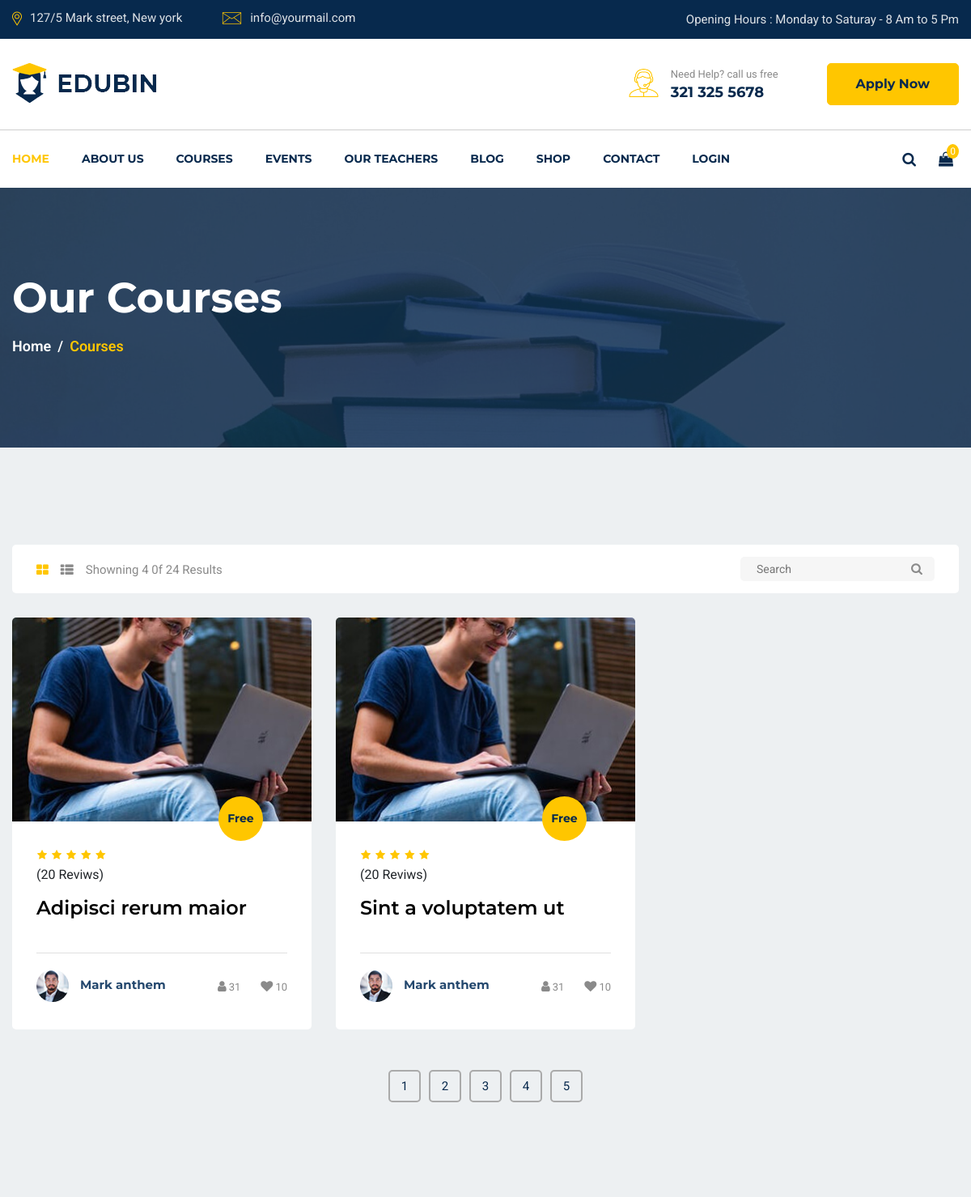
Page /pagination.php (upper part) on the earlier database version.
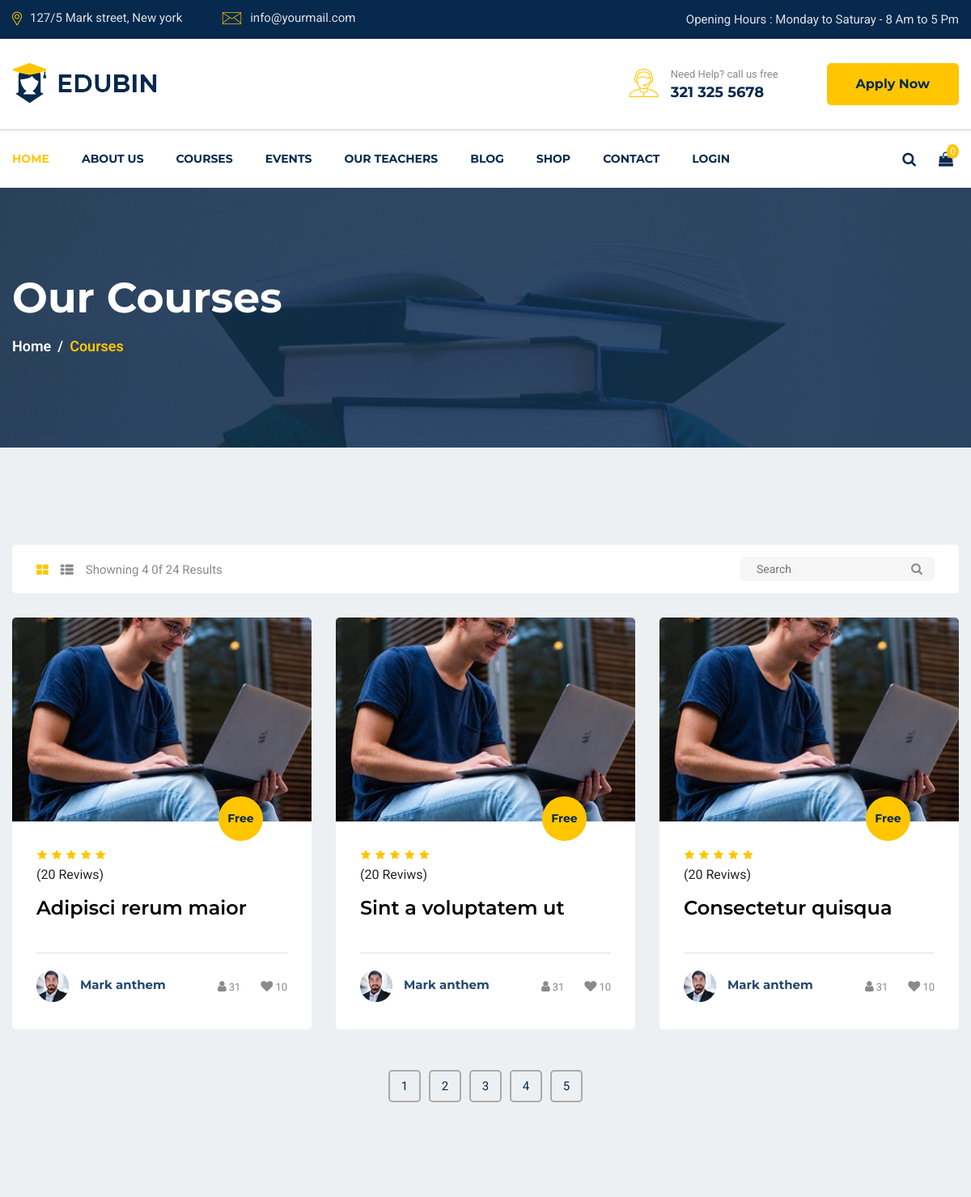
Same page on the later database version.
### tables this page shows
CREATE TABLE `courses` (
  `id` int(10) unsigned NOT NULL AUTO_INCREMENT,
  `user_id` bigint(20) NOT NULL,
  `title` varchar(50) NOT NULL,
  `price` float NOT NULL,
  `description` text DEFAULT NULL,
  `created_at` timestamp NOT NULL DEFAULT current_timestamp(),
  `thubnial` blob DEFAULT NULL,
  PRIMARY KEY (`id`),
  KEY `user_id` (`user_id`),
  CONSTRAINT `courses_ibfk_1` FOREIGN KEY (`user_id`) REFERENCES `login` (`admin_nim`) ON DELETE CASCADE
);

### pagination.php (the view, shortened to what this page needs)
<?php require_once __DIR__ . '../public/ini/header.php'; ?>
<?php require_once __DIR__ . '../public/navbar/navbar.php'; ?>
<section id="page-banner" class="pt-105 pb-110 bg_cover" data-overlay="8" style="background-image: url(../public/images/page-banner-2.jpg)">
    <div class="container">
        <div class="row">
            <div class="col-lg-12">
                <div class="page-banner-cont">
                    <h2>Our Courses</h2>
                    <nav aria-label="breadcrumb">
                        <ol class="breadcrumb">
                            <li class="breadcrumb-item"><a href="#">Home</a></li>
                            <li class="breadcrumb-item active" aria-current="page">Courses</li>
                        </ol>
                    </nav>
                </div>
            </div>
        </div>
    </div>
</section>
<section id="courses-part" class="pt-120 pb-120 gray-bg">
    <div class="container">
        <div class="row">
            <div class="col-lg-12">
                <div class="courses-top-search">
                    <ul class="nav float-left" id="myTab" role="tablist">
                        <li class="nav-item">
                            <a class="active" id="courses-grid-tab" data-toggle="tab" href="#courses-grid" role="tab" aria-controls="courses-grid" aria-selected="true"><i class="fa fa-th-large"></i></a>
                        </li>
                        <li class="nav-item">
                            <a id="courses-list-tab" data-toggle="tab" href="#courses-list" role="tab" aria-controls="courses-list" aria-selected="false"><i class="fa fa-th-list"></i></a>
                        </li>
                        <li class="nav-item">Showning 4 0f 24 Results</li>
                    </ul>
                    <div class="courses-search float-right">
                        <form action="#">
                            <input type="text" placeholder="Search">
                            <button type="button"><i class="fa fa-search"></i></button>
                        </form>
                    </div>
                </div>
            </div>
        </div>
        <div class="tab-content" id="myTabContent">
            <div class="tab-pane fade show active" id="courses-grid" role="tabpanel" aria-labelledby="courses-grid-tab">
                <div class="row">
                    <?php $posts = $db->query("SELECT title, price, description, created_at FROM courses LIMIT 0,3"); ?>
                    <?php foreach ($posts as $item) : ?>
                        <div class="col-lg-4 col-md-6">
                            <div class="singel-course mt-30">
                                <div class="thum">
                                    <div class="image">
                                        <img src="../public/images/course/cu-1.jpg" alt="Course">
                                    </div>
                                    <div class="price">
                                        <span>Free</span>
                                    </div>
                                </div>
                                <div class="cont">
                                    <ul>
                                        <li><i class="fa fa-star"></i></li>
                                        <li><i class="fa fa-star"></i></li>
                                        <li><i class="fa fa-star"></i></li>
                                        <li><i class="fa fa-star"></i></li>
                                        <li><i class="fa fa-star"></i></li>
                                    </ul>
                                    <div>(20 Reviws)</div>
                                    <div>
                                        <a href="courses-singel.php">
                                            <h4><?php echo $item['title']; ?></h4>
                                        </a>
                                    </div>
                                    <div class="course-teacher">
                                        <div class="thum">
                                            <a href="#"><img src="../public/images/course/teacher/t-1.jpg" alt="teacher"></a>
                                        </div>
                                        <div class="name">
                                            <a href="#">
                                                <h6>Mark anthem</h6>
                                            </a>
                                        </div>
                                        <div class="admin">
                                            <ul>
                                                <li><a href="#"><i class="fa fa-user"></i><span>31</span></a></li>
                                                <li><a href="#"><i class="fa fa-heart"></i><span>10</span></a></li>
                                            </ul>
                                        </div>
                                    </div>
                                </div>
                            </div>
                        </div>
                    <?php endforeach; ?>
                </div>
            </div>
        </div>
        <div class="row">
            <div class="col-lg-12">
                <nav class="courses-pagination mt-50">
                    <ul class="pagination justify-content-center">
                        <?php
                        $result_per_page = 5;
                        $posts = $db->query("SELECT * FROM courses");
                        $number_of_result = mysqli_num_rows($posts);
                        if($number_of_result){
                            for ($page = 1; $page <= $result_per_page; $page++) {
                                echo ' <li class="page-item"><a href="pagination.php?page='.$page.'">'.$page.'</a></li>';
                            }
                        }else{
                            echo 'No Post Available';
                        }
                        ?>
                    </ul>
                </nav>
            </div>
        </div>
    </div>
</section>
<?php require_once __DIR__ . '../public/ini/footer.php'; ?>

### public/ini/header.php (shortened to what this page needs)
<!doctype html>
<html lang="en">
<head>
    <link rel="stylesheet" href="">
    <link rel="stylesheet" href="../public/resources/css/slick.css">
    <link rel="stylesheet" href="../public/resources/css/animate.css">
    <link rel="stylesheet" href="../public/resources/css/nice-select.css">
    <link rel="stylesheet" href="../public/resources/css/jquery.nice-number.min.css">
    <link rel="stylesheet" href="../public/resources/css/magnific-popup.css">
    <link rel="stylesheet" href="../public/resources/css/bootstrap.min.css">
    <link rel="stylesheet" href="../public/resources/css/font-awesome.min.css">
    <link rel="stylesheet" href="../public/resources/css/default.css">
    <link rel="stylesheet" href="../public/resources/css/style.css">
    <link rel="stylesheet" href="../public/resources/css/responsive.css">
</head>
<body>

### public/navbar/navbar.php (shortened to what this page needs)
<header id="header-part">
        <div class="header-top d-none d-lg-block">
            <div class="container">
                <div class="row">
                    <div class="col-lg-6">
                        <div class="header-contact text-lg-left text-center">
                            <ul>
                                <li><img src="../public/images/all-icon/map.png" alt="icon"><span>127/5 Mark street, New york</span></li>
                                <li><img src="../public/images/all-icon/email.png" alt="icon"><span>info@yourmail.com</span></li>
                            </ul>
                        </div>
                    </div>
                    <div class="col-lg-6">
                        <div class="header-opening-time text-lg-right text-center">
                            <p>Opening Hours : Monday to Saturay - 8 Am to 5 Pm</p>
                        </div>
                    </div>
                </div>
            </div>
        </div>
        <div class="header-logo-support pt-30 pb-30">
            <div class="container">
                <div class="row">
                    <div class="col-lg-4 col-md-4">
                        <div class="logo">
                            <a href="/">
                                <img src="../public/images/logo.png" alt="Logo">
                            </a>
                        </div>
                    </div>
                    <div class="col-lg-8 col-md-8">
                        <div class="support-button float-right d-none d-md-block">
                            <div class="support float-left">
                                <div class="icon">
                                    <img src="../public/images/all-icon/support.png" alt="icon">
                                </div>
                                <div class="cont">
                                    <p>Need Help? call us free</p>
                                    <span>321 325 5678</span>
                                </div>
                            </div>
                            <div class="button float-left">
                                <a href="#" class="main-btn">Apply Now</a>
                            </div>
                        </div>
                    </div>
                </div>
            </div>
        </div>
        <div class="navigation">
            <div class="container">
                <div class="row">
                    <div class="col-lg-10 col-md-10 col-sm-9 col-8">
                        <nav class="navbar navbar-expand-lg">
                            <div class="collapse navbar-collapse sub-menu-bar" id="navbarSupportedContent">
                                <ul class="navbar-nav mr-auto">
                                    <li class="nav-item">
                                        <a class="active" href="/">Home</a>
                                    </li>
                                    <li class="nav-item">
                                        <a href="about.php">About us</a>
                                    </li>
                                    <li class="nav-item">
                                        <a href="courses.php">Courses</a>
                                    </li>
                                    <li class="nav-item">
                                        <a href="events.php">Events</a>
                                    </li>
                                    <li class="nav-item">
                                        <a href="teachers.php">Our teachers</a>
                                    </li>
                                    <li class="nav-item">
                                        <a href="blog.php">Blog</a>
                                    </li>
                                    <li class="nav-item">
                                        <a href="shop.php">Shop</a>
                                    </li>
                                    <li class="nav-item">
                                        <a href="contact.php">Contact</a>
                                    </li>
                                    <li class="nav-item">
                                     <a href="../public/admin/login.php">Login</a>
                                    </li>
                                </ul>
                            </div>
                        </nav>
                    </div>
                    <div class="col-lg-2 col-md-2 col-sm-3 col-4">
                        <div class="right-icon text-right">
                            <ul>
                                <li><a href="#" id="search"><i class="fa fa-search"></i></a></li>
                                <li><a href="#"><i class="fa fa-shopping-bag"></i><span>0</span></a></li>
                            </ul>
                        </div>
                    </div>
                </div>
            </div>
        </div>
    </header>

### public/ini/footer.php (shortened to what this page needs)
</body>
</html>

### public/resources/css/default.css (style rules this page uses)
.mt-30 { margin-top: 30px; }
.mt-50 { margin-top: 50px; }
.pt-30 { padding-top: 30px; }
.pt-105 { padding-top: 105px; }
.pt-120 { padding-top: 120px; }
.pb-30 { padding-bottom: 30px; }
.pb-110 { padding-bottom: 110px; }
.pb-120 { padding-bottom: 120px; }
.gray-bg { background: #edf0f2; }
[data-overlay] { position: relative; }
[data-overlay]::before { background: #07294d none repeat scroll 0 0; content: ""; height: 100%; left: 0; position: absolute; top: 0; width: 100%; z-index: 1; }
[data-overlay="8"]::before { opacity: 0.8; }

Differences in the rows shown:
added courses: title "Consectetur quisqua"
